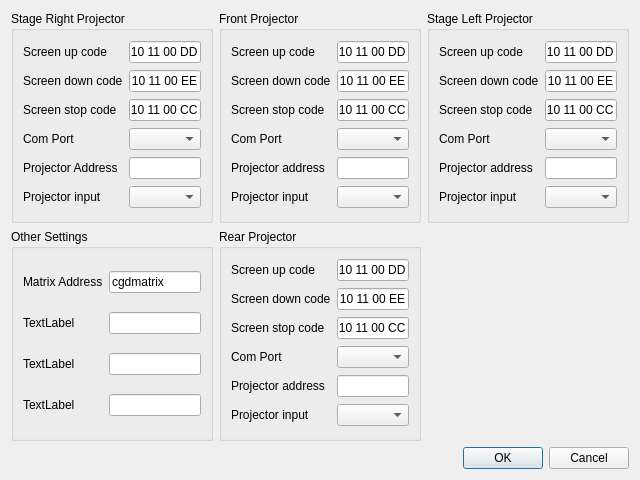
<?xml version="1.0" encoding="UTF-8"?>
<ui version="4.0">
 <class>Settings</class>
 <widget class="QDialog" name="Settings">
  <property name="geometry">
   <rect>
    <x>0</x>
    <y>0</y>
    <width>640</width>
    <height>480</height>
   </rect>
  </property>
  <property name="windowTitle">
   <string>Dialog</string>
  </property>
  <layout class="QGridLayout" name="gridLayout">
   <item row="0" column="0">
    <widget class="QGroupBox" name="grpSRProj">
     <property name="title">
      <string>Stage Right Projector</string>
     </property>
     <layout class="QGridLayout" name="gridLayout_2">
      <item row="4" column="2">
       <widget class="QLineEdit" name="editProjAddrSR">
        <property name="text">
         <string/>
        </property>
       </widget>
      </item>
      <item row="1" column="2">
       <widget class="QLineEdit" name="lineEdit_2">
        <property name="text">
         <string>FF 10 11 00 EE</string>
        </property>
       </widget>
      </item>
      <item row="4" column="0">
       <widget class="QLabel" name="label_19">
        <property name="text">
         <string>Projector Address</string>
        </property>
       </widget>
      </item>
      <item row="1" column="0">
       <widget class="QLabel" name="label_2">
        <property name="text">
         <string>Screen down code</string>
        </property>
       </widget>
      </item>
      <item row="0" column="2">
       <widget class="QLineEdit" name="lineEdit">
        <property name="text">
         <string>FF 10 11 00 DD</string>
        </property>
       </widget>
      </item>
      <item row="2" column="2">
       <widget class="QLineEdit" name="lineEdit_3">
        <property name="text">
         <string>FF 10 11 00 CC</string>
        </property>
       </widget>
      </item>
      <item row="2" column="0">
       <widget class="QLabel" name="label_3">
        <property name="text">
         <string>Screen stop code</string>
        </property>
       </widget>
      </item>
      <item row="3" column="2">
       <widget class="QComboBox" name="cbSRProjComPort"/>
      </item>
      <item row="0" column="0">
       <widget class="QLabel" name="label">
        <property name="text">
         <string>Screen up code</string>
        </property>
       </widget>
      </item>
      <item row="3" column="0">
       <widget class="QLabel" name="label_4">
        <property name="text">
         <string>Com Port</string>
        </property>
       </widget>
      </item>
      <item row="5" column="0">
       <widget class="QLabel" name="label_17">
        <property name="text">
         <string>Projector input</string>
        </property>
       </widget>
      </item>
      <item row="5" column="2">
       <widget class="QComboBox" name="comboBox"/>
      </item>
     </layout>
    </widget>
   </item>
   <item row="1" column="1">
    <widget class="QGroupBox" name="grpRearProj">
     <property name="title">
      <string>Rear Projector</string>
     </property>
     <layout class="QGridLayout" name="gridLayout_6">
      <item row="1" column="1">
       <widget class="QLineEdit" name="lineEdit_13">
        <property name="text">
         <string>FF 10 11 00 EE</string>
        </property>
       </widget>
      </item>
      <item row="2" column="0">
       <widget class="QLabel" name="label_14">
        <property name="text">
         <string>Screen stop code</string>
        </property>
       </widget>
      </item>
      <item row="1" column="0">
       <widget class="QLabel" name="label_15">
        <property name="text">
         <string>Screen down code</string>
        </property>
       </widget>
      </item>
      <item row="0" column="1">
       <widget class="QLineEdit" name="lineEdit_15">
        <property name="text">
         <string>FF 10 11 00 DD</string>
        </property>
       </widget>
      </item>
      <item row="4" column="0">
       <widget class="QLabel" name="label_23">
        <property name="text">
         <string>Projector address</string>
        </property>
       </widget>
      </item>
      <item row="0" column="0">
       <widget class="QLabel" name="label_13">
        <property name="text">
         <string>Screen up code</string>
        </property>
       </widget>
      </item>
      <item row="4" column="1">
       <widget class="QLineEdit" name="editProjAddrRr">
        <property name="text">
         <string/>
        </property>
       </widget>
      </item>
      <item row="2" column="1">
       <widget class="QLineEdit" name="lineEdit_14">
        <property name="text">
         <string>FF 10 11 00 CC</string>
        </property>
       </widget>
      </item>
      <item row="3" column="1">
       <widget class="QComboBox" name="cbRearProjComPort"/>
      </item>
      <item row="3" column="0">
       <widget class="QLabel" name="label_16">
        <property name="text">
         <string>Com Port</string>
        </property>
       </widget>
      </item>
      <item row="5" column="0">
       <widget class="QLabel" name="label_24">
        <property name="text">
         <string>Projector input</string>
        </property>
       </widget>
      </item>
      <item row="5" column="1">
       <widget class="QComboBox" name="comboBox_4"/>
      </item>
     </layout>
    </widget>
   </item>
   <item row="1" column="0">
    <widget class="QGroupBox" name="grpMainSettings">
     <property name="title">
      <string>Other Settings</string>
     </property>
     <layout class="QGridLayout" name="gridLayout_5">
      <item row="0" column="1">
       <widget class="QLineEdit" name="lineEdit_12">
        <property name="text">
         <string>cgdmatrix</string>
        </property>
       </widget>
      </item>
      <item row="1" column="0">
       <widget class="QLabel" name="label_12">
        <property name="text">
         <string>TextLabel</string>
        </property>
       </widget>
      </item>
      <item row="1" column="1">
       <widget class="QLineEdit" name="lineEdit_10"/>
      </item>
      <item row="2" column="0">
       <widget class="QLabel" name="label_11">
        <property name="text">
         <string>TextLabel</string>
        </property>
       </widget>
      </item>
      <item row="2" column="1">
       <widget class="QLineEdit" name="lineEdit_11"/>
      </item>
      <item row="0" column="0">
       <widget class="QLabel" name="label_10">
        <property name="text">
         <string>Matrix Address</string>
        </property>
       </widget>
      </item>
      <item row="3" column="0">
       <widget class="QLabel" name="label_22">
        <property name="text">
         <string>TextLabel</string>
        </property>
       </widget>
      </item>
      <item row="3" column="1">
       <widget class="QLineEdit" name="lineEdit_22"/>
      </item>
     </layout>
    </widget>
   </item>
   <item row="0" column="1">
    <widget class="QGroupBox" name="grpFrontProj">
     <property name="title">
      <string>Front Projector</string>
     </property>
     <layout class="QGridLayout" name="gridLayout_3">
      <item row="1" column="0">
       <widget class="QLabel" name="lblFRProjScrDown">
        <property name="text">
         <string>Screen down code</string>
        </property>
       </widget>
      </item>
      <item row="0" column="1">
       <widget class="QLineEdit" name="editFRProjScrUp">
        <property name="text">
         <string>FF 10 11 00 DD</string>
        </property>
       </widget>
      </item>
      <item row="4" column="1">
       <widget class="QLineEdit" name="editProjAddrFR">
        <property name="text">
         <string/>
        </property>
       </widget>
      </item>
      <item row="4" column="0">
       <widget class="QLabel" name="lblFRProjAddr">
        <property name="text">
         <string>Projector address</string>
        </property>
       </widget>
      </item>
      <item row="1" column="1">
       <widget class="QLineEdit" name="editFRProjScrDown">
        <property name="text">
         <string>FF 10 11 00 EE</string>
        </property>
       </widget>
      </item>
      <item row="2" column="1">
       <widget class="QLineEdit" name="editFRProjScrStop">
        <property name="text">
         <string>FF 10 11 00 CC</string>
        </property>
       </widget>
      </item>
      <item row="2" column="0">
       <widget class="QLabel" name="lblFRProjScrStop">
        <property name="text">
         <string>Screen stop code</string>
        </property>
       </widget>
      </item>
      <item row="3" column="0">
       <widget class="QLabel" name="label_5">
        <property name="text">
         <string>Com Port</string>
        </property>
       </widget>
      </item>
      <item row="0" column="0">
       <widget class="QLabel" name="lblFRProjScrUp">
        <property name="text">
         <string>Screen up code</string>
        </property>
       </widget>
      </item>
      <item row="3" column="1">
       <widget class="QComboBox" name="cbFRProjComPort"/>
      </item>
      <item row="5" column="0">
       <widget class="QLabel" name="label_18">
        <property name="text">
         <string>Projector input</string>
        </property>
       </widget>
      </item>
      <item row="5" column="1">
       <widget class="QComboBox" name="comboBox_2"/>
      </item>
     </layout>
     <zorder>lblFRProjScrUp</zorder>
     <zorder>editFRProjScrDown</zorder>
     <zorder>lblFRProjScrStop</zorder>
     <zorder>editFRProjScrStop</zorder>
     <zorder>lblFRProjScrDown</zorder>
     <zorder>editFRProjScrUp</zorder>
     <zorder>lblFRProjAddr</zorder>
     <zorder>editProjAddrFR</zorder>
     <zorder>cbFRProjComPort</zorder>
     <zorder>label_5</zorder>
     <zorder>label_18</zorder>
     <zorder>comboBox_2</zorder>
    </widget>
   </item>
   <item row="0" column="2">
    <widget class="QGroupBox" name="grpSLProj">
     <property name="title">
      <string>Stage Left Projector</string>
     </property>
     <layout class="QGridLayout" name="gridLayout_4">
      <item row="0" column="0">
       <widget class="QLabel" name="label_7">
        <property name="text">
         <string>Screen up code</string>
        </property>
       </widget>
      </item>
      <item row="2" column="1">
       <widget class="QLineEdit" name="lineEdit_8">
        <property name="text">
         <string>FF 10 11 00 CC</string>
        </property>
       </widget>
      </item>
      <item row="1" column="0">
       <widget class="QLabel" name="label_9">
        <property name="text">
         <string>Screen down code</string>
        </property>
       </widget>
      </item>
      <item row="2" column="0">
       <widget class="QLabel" name="label_8">
        <property name="text">
         <string>Screen stop code</string>
        </property>
       </widget>
      </item>
      <item row="0" column="1">
       <widget class="QLineEdit" name="lineEdit_9">
        <property name="text">
         <string>FF 10 11 00 DD</string>
        </property>
       </widget>
      </item>
      <item row="1" column="1">
       <widget class="QLineEdit" name="lineEdit_7">
        <property name="text">
         <string>FF 10 11 00 EE</string>
        </property>
       </widget>
      </item>
      <item row="3" column="1">
       <widget class="QComboBox" name="cbSLProjComPort"/>
      </item>
      <item row="4" column="0">
       <widget class="QLabel" name="label_21">
        <property name="text">
         <string>Projector address</string>
        </property>
       </widget>
      </item>
      <item row="3" column="0">
       <widget class="QLabel" name="label_6">
        <property name="text">
         <string>Com Port</string>
        </property>
       </widget>
      </item>
      <item row="4" column="1">
       <widget class="QLineEdit" name="editProjAddrSL">
        <property name="text">
         <string/>
        </property>
       </widget>
      </item>
      <item row="5" column="0">
       <widget class="QLabel" name="label_20">
        <property name="text">
         <string>Projector input</string>
        </property>
       </widget>
      </item>
      <item row="5" column="1">
       <widget class="QComboBox" name="comboBox_3"/>
      </item>
     </layout>
    </widget>
   </item>
   <item row="2" column="0" colspan="3">
    <widget class="QDialogButtonBox" name="buttonBox">
     <property name="orientation">
      <enum>Qt::Horizontal</enum>
     </property>
     <property name="standardButtons">
      <set>QDialogButtonBox::Cancel|QDialogButtonBox::Ok</set>
     </property>
    </widget>
   </item>
  </layout>
 </widget>
 <resources/>
 <connections>
  <connection>
   <sender>buttonBox</sender>
   <signal>accepted()</signal>
   <receiver>Settings</receiver>
   <slot>accept()</slot>
   <hints>
    <hint type="sourcelabel">
     <x>248</x>
     <y>254</y>
    </hint>
    <hint type="destinationlabel">
     <x>157</x>
     <y>274</y>
    </hint>
   </hints>
  </connection>
  <connection>
   <sender>buttonBox</sender>
   <signal>rejected()</signal>
   <receiver>Settings</receiver>
   <slot>reject()</slot>
   <hints>
    <hint type="sourcelabel">
     <x>316</x>
     <y>260</y>
    </hint>
    <hint type="destinationlabel">
     <x>286</x>
     <y>274</y>
    </hint>
   </hints>
  </connection>
 </connections>
</ui>
